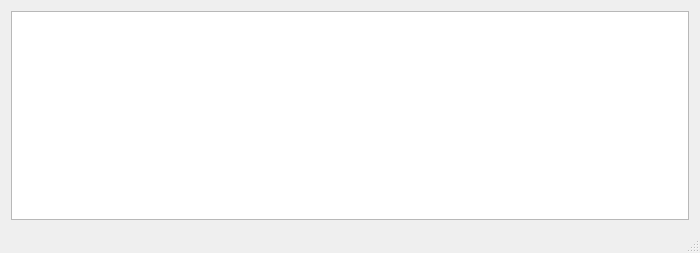
<?xml version="1.0" encoding="UTF-8"?>
<ui version="4.0">
 <class>MixtraVersLoreMainWindow</class>
 <widget class="QMainWindow" name="MixtraVersLoreMainWindow">
  <property name="geometry">
   <rect>
    <x>0</x>
    <y>0</y>
    <width>700</width>
    <height>253</height>
   </rect>
  </property>
  <property name="windowTitle">
   <string>JeedomToInfuxdbJsonGenerator</string>
  </property>
  <widget class="QWidget" name="centralWidget">
   <layout class="QVBoxLayout" name="verticalLayout">
    <item>
     <widget class="QTextBrowser" name="log">
      <property name="acceptRichText">
       <bool>false</bool>
      </property>
      <property name="openLinks">
       <bool>false</bool>
      </property>
     </widget>
    </item>
   </layout>
  </widget>
  <widget class="QStatusBar" name="statusBar"/>
 </widget>
 <layoutdefault spacing="6" margin="11"/>
 <resources/>
 <connections/>
</ui>
